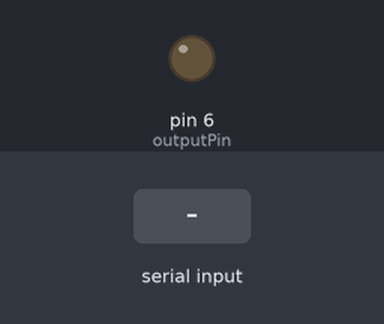
Bench run of a sketch on a simulated Arduino Uno, built with avr-gcc and run on an emulated ATmega328P. On the bench: output pins drawn as LEDs (lit = HIGH). The inputs (shaded band) are chosen by the test bench.

Above: at 1.2 s.
1.3 s: "90,45\n" received over Serial
At 2.3 s:
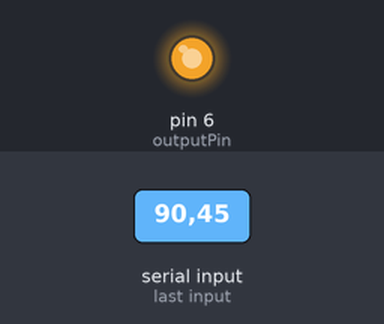
3.5 s: "30,150\n" received over Serial
At 5.1 s:
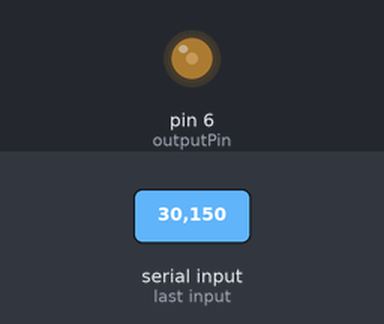
5.5 s: "5\n" received over Serial
At 6.6 s:
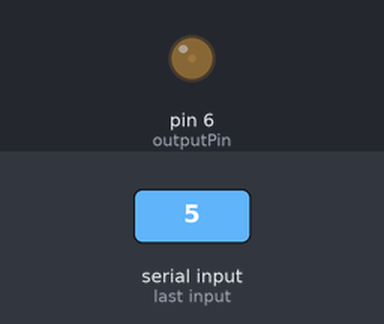
7.5 s: "90\n" received over Serial
At 9.3 s:
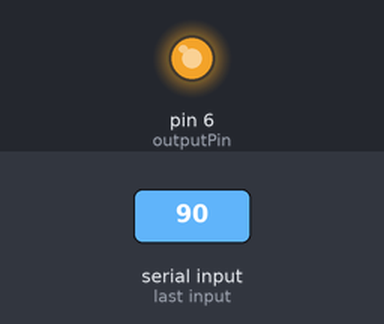
Timing chart, 0 to 10.5 s (numbered marks = the images above; inputs shaded):
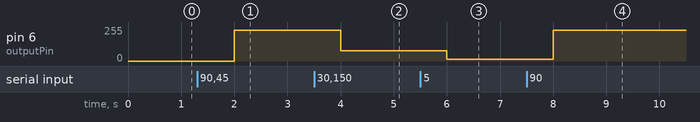

The sketch:

arduino_lights_manager.ino
```cpp
// Receiver of Serial Messages from Raspberry Pi
  // always checking for new values on the serial port
  // update the PWM output if so

// inputs over serial are 0 to 100
// convert to between 0 and 255 (PWM limits)

// note on what needs to be sent over serial to the Arduino
  // from python: arduino.write(bytes(f"{val}\n",'utf-8'))
    // tested sending val = "27" and val = 81.9 from python, and it worked

const int outputPin = 6; // Define the PWM output pin
int pwmVal = 0;
int intensity = 0;
String serial_data;

void setup() {

  pinMode(outputPin, OUTPUT); // Set the output pin as OUTPUT

  Serial.begin(9600); // Start serial communication

}

void loop() {

  // check for new intensity value of serial port (it comes as a string)
  if (Serial.available() > 0) {

    // read the incoming data
    serial_data = Serial.readStringUntil('\n');
    intensity = serial_data.toInt();

    // fix value within bounds if necessary
    if (intensity > 100) {
      intensity = 100;
    } else if (intensity < 0) {
      intensity = 0;
    }

    // convert intensity to PWM value
    pwmVal = map(intensity, 0, 100, 0, 255); // integer math only

  }

  // send PWM to pin
  analogWrite(outputPin, pwmVal);

  // delay in milliseconds (every 1 second run the loop)
  delay(1000);

}
```

Measured:
- after the input at 1.3 s, pin 6 (outputPin): 0/255 → 229/255 after 0.70 s
- after the input at 3.5 s, pin 6 (outputPin): 229/255 → 76/255 after 0.50 s
- after the input at 5.5 s, pin 6 (outputPin): 76/255 → 12/255 after 0.50 s
- after the input at 7.5 s, pin 6 (outputPin): 12/255 → 229/255 after 0.50 s
